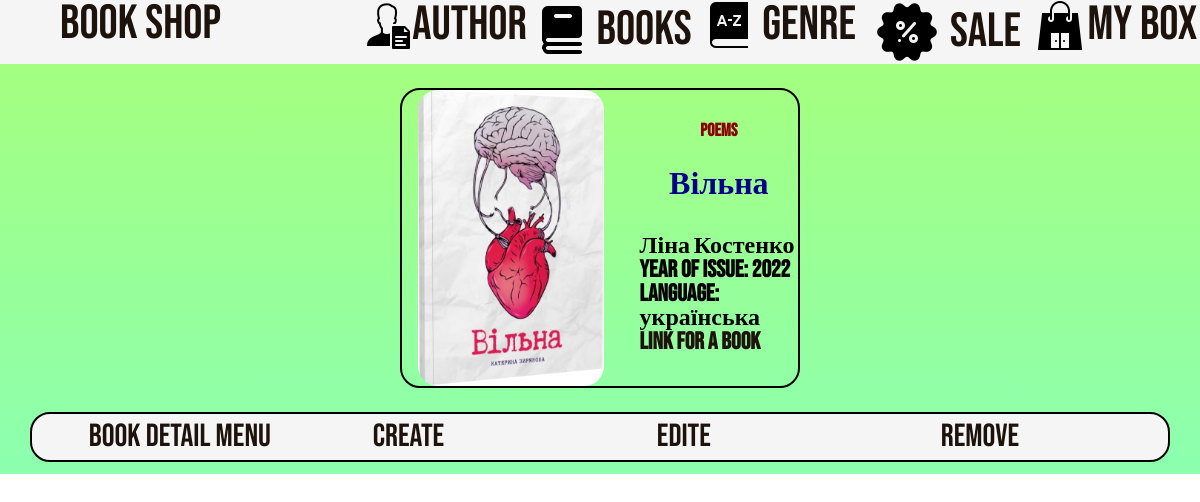
/shop/book/show/2/, run on an earlier commit of the app's database.
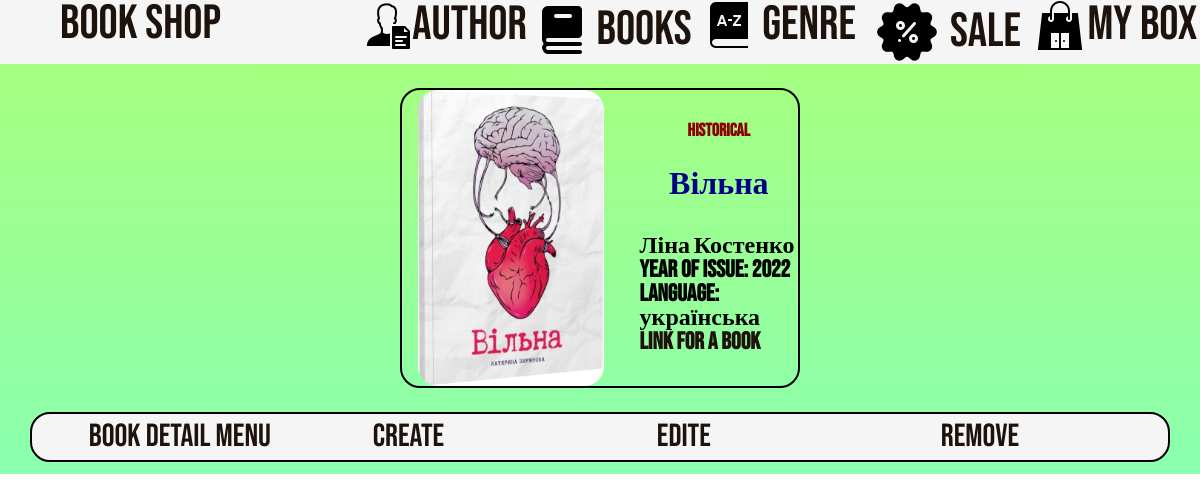
And on a later commit of the database.
### shop/models.py (models this page shows, shortened)
class Book(models.Model):
    genre_ls = [
        ('historical', 'historical'),
        ('novel', 'novel'),
        ('fantasy', 'fantasy'),
        ('comics', 'comics'),
        ('tales', 'tales'),
        ('poems', 'poems'),
        ('prose', 'prose')
    ]
    book_name = models.CharField(max_length=20)
    isbn = models.CharField('ISBN', max_length=13,
                            unique=True,
                            help_text='Unique 13 character')
    year_of_issue = models.DateTimeField()
    book_language = models.CharField(choices=Language.choices, default=Language.ukrainian, max_length=20)
    genre = models.CharField(choices=Book_genre(), max_length=20, default='prose')
    author = models.ForeignKey('Author', on_delete=models.RESTRICT, null=True)
    pic = models.ImageField(upload_to='static/img', blank=True)
    def book_id(self):
        return f'{self.id}'
    def get_absolut_url_book(self):
        return f'/shop/book/show/{self.id}'

class Author(models.Model):
    first_name = models.CharField(max_length=100)
    last_name = models.CharField(max_length=100)
    date_of_birth = models.DateField(null=True, blank=True)
    pic = models.ImageField(upload_to='static/img', blank=True)

### shop/views.py (the view)
# urls.py: path('book/show/<int:id>/', views.book_detail),
def book_detail(request, id=None):
    instance = get_object_or_404(Book, id=id)
    context = {
        'title': 'Book detail',
        'object': instance,
    }
    return render(request, 'book_detail.html', context)

### templates/book_detail.html (shortened to what this page needs)
{% extends 'base.html' %}
{% block content %}
    <div class="M_box">
        <div class="M_box_pic"><img class="Img" src="{{ object.pic.url }}"></div>
        <div class="M_box_text">
            <div class="MB_text_header">{{ object.genre }}</div>
            <h1 class="Title"><a style="color: darkblue" class="link_undecor"
                                 href="{{ object.get_absolut_url_book }}">{{ object.book_name }} </a></h1>
            <h2 class="Small_title">{{ object.author.first_name }} {{ object.author.last_name }}
                <br>
                Year of issue: {{ object.year_of_issue.year }}
                <br>
                Language: {{ object.book_language }}
                <br>
                <a class="link_undecor" href="{{ object.url }}">Link for a book </a>
            </h2>
        </div>
    </div>
{% endblock content %}
{% block bottom %}
    <div class="H_Bigbox">{{ title.capitalize }} MENU</div>
    <div class="H_Bigbox"><a href="http://127.0.0.1:8000/shop/book/add" class="link_undecor">CREATE</a></div>
    <div class="H_Bigbox"><a href="http://127.0.0.1:8000/shop/book/edite/{{ object.book_id }}"
                             class="link_undecor">EDITE </a></div>
    <div class="H_Bigbox"><a href="http://127.0.0.1:8000/shop/book/delete/{{ object.book_id }}" class="link_undecor">REMOVE </a></div>
    </div>
{% endblock bottom %}

What changed in the data, as far as the page shows it:
changed Book "Вільна": genre "poems" → "historical"
